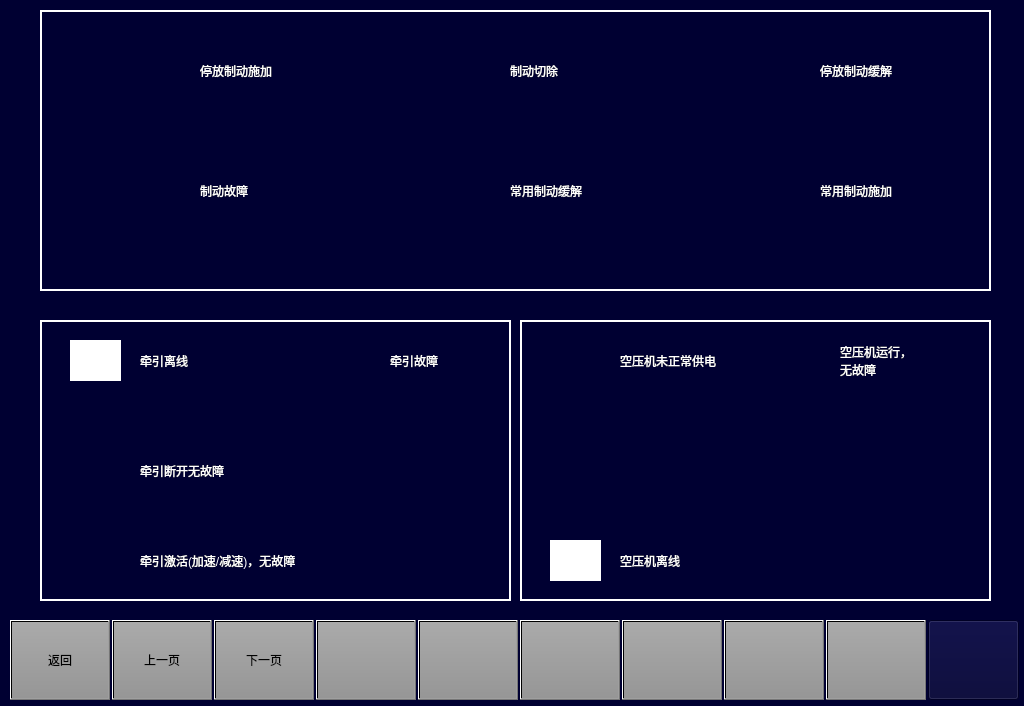
<?xml version="1.0" encoding="UTF-8"?>
<ui version="4.0">
 <class>HelpPage4</class>
 <widget class="QWidget" name="HelpPage4">
  <property name="geometry">
   <rect>
    <x>0</x>
    <y>0</y>
    <width>1024</width>
    <height>706</height>
   </rect>
  </property>
  <property name="windowTitle">
   <string>Form</string>
  </property>
  <property name="styleSheet">
   <string notr="true">background-color: rgb(0, 0, 50);</string>
  </property>
  <widget class="QPushButton" name="BTN5">
   <property name="geometry">
    <rect>
     <x>418</x>
     <y>620</y>
     <width>100</width>
     <height>80</height>
    </rect>
   </property>
   <property name="focusPolicy">
    <enum>Qt::NoFocus</enum>
   </property>
   <property name="styleSheet">
    <string notr="true">	font: 20px, &quot;微软雅黑&quot;;
    color: black;
	transparent;background:qlineargradient(spread:pad,x1:0,y1:0,x2:0,y2:1,stop:0 rgba(170,170,170,255),stop:1 rgba(150,150,150,255));
</string>
   </property>
   <property name="text">
    <string/>
   </property>
  </widget>
  <widget class="QPushButton" name="BTN1">
   <property name="geometry">
    <rect>
     <x>10</x>
     <y>620</y>
     <width>100</width>
     <height>80</height>
    </rect>
   </property>
   <property name="focusPolicy">
    <enum>Qt::NoFocus</enum>
   </property>
   <property name="styleSheet">
    <string notr="true">font: 20px, &quot;微软雅黑&quot;;color: black;transparent;background:qlineargradient(spread:pad,x1:0,y1:0,x2:0,y2:1,stop:0 rgba(170,170,170,255),stop:1 rgba(150,150,150,255));</string>
   </property>
   <property name="text">
    <string>返回</string>
   </property>
  </widget>
  <widget class="QPushButton" name="BTN8">
   <property name="geometry">
    <rect>
     <x>724</x>
     <y>620</y>
     <width>100</width>
     <height>80</height>
    </rect>
   </property>
   <property name="focusPolicy">
    <enum>Qt::NoFocus</enum>
   </property>
   <property name="styleSheet">
    <string notr="true">	font: 20px, &quot;微软雅黑&quot;;
    color: black;
	transparent;background:qlineargradient(spread:pad,x1:0,y1:0,x2:0,y2:1,stop:0 rgba(170,170,170,255),stop:1 rgba(150,150,150,255));
</string>
   </property>
   <property name="text">
    <string/>
   </property>
  </widget>
  <widget class="QPushButton" name="BTNHome">
   <property name="geometry">
    <rect>
     <x>928</x>
     <y>620</y>
     <width>91</width>
     <height>80</height>
    </rect>
   </property>
   <property name="focusPolicy">
    <enum>Qt::NoFocus</enum>
   </property>
   <property name="styleSheet">
    <string notr="true">border-image: url(:/images/image/Home.png);</string>
   </property>
   <property name="text">
    <string/>
   </property>
  </widget>
  <widget class="QPushButton" name="BTN4">
   <property name="geometry">
    <rect>
     <x>316</x>
     <y>620</y>
     <width>100</width>
     <height>80</height>
    </rect>
   </property>
   <property name="focusPolicy">
    <enum>Qt::NoFocus</enum>
   </property>
   <property name="styleSheet">
    <string notr="true">	font: 20px, &quot;微软雅黑&quot;;
    color: black;
	transparent;background:qlineargradient(spread:pad,x1:0,y1:0,x2:0,y2:1,stop:0 rgba(170,170,170,255),stop:1 rgba(150,150,150,255));
</string>
   </property>
   <property name="text">
    <string/>
   </property>
  </widget>
  <widget class="QPushButton" name="BTN3">
   <property name="geometry">
    <rect>
     <x>214</x>
     <y>620</y>
     <width>100</width>
     <height>80</height>
    </rect>
   </property>
   <property name="focusPolicy">
    <enum>Qt::NoFocus</enum>
   </property>
   <property name="styleSheet">
    <string notr="true">	font: 20px, &quot;微软雅黑&quot;;
    color: black;
	transparent;background:qlineargradient(spread:pad,x1:0,y1:0,x2:0,y2:1,stop:0 rgba(170,170,170,255),stop:1 rgba(150,150,150,255));
</string>
   </property>
   <property name="text">
    <string>下一页</string>
   </property>
  </widget>
  <widget class="QPushButton" name="BTN6">
   <property name="geometry">
    <rect>
     <x>520</x>
     <y>620</y>
     <width>100</width>
     <height>80</height>
    </rect>
   </property>
   <property name="focusPolicy">
    <enum>Qt::NoFocus</enum>
   </property>
   <property name="styleSheet">
    <string notr="true">	font: 20px, &quot;微软雅黑&quot;;
    color: black;
	transparent;background:qlineargradient(spread:pad,x1:0,y1:0,x2:0,y2:1,stop:0 rgba(170,170,170,255),stop:1 rgba(150,150,150,255));
</string>
   </property>
   <property name="text">
    <string/>
   </property>
  </widget>
  <widget class="QPushButton" name="BTN2">
   <property name="geometry">
    <rect>
     <x>112</x>
     <y>620</y>
     <width>100</width>
     <height>80</height>
    </rect>
   </property>
   <property name="focusPolicy">
    <enum>Qt::NoFocus</enum>
   </property>
   <property name="styleSheet">
    <string notr="true">font: 20px, &quot;微软雅黑&quot;;color: black;transparent;background:qlineargradient(spread:pad,x1:0,y1:0,x2:0,y2:1,stop:0 rgba(170,170,170,255),stop:1 rgba(150,150,150,255));</string>
   </property>
   <property name="text">
    <string>上一页</string>
   </property>
  </widget>
  <widget class="QPushButton" name="BTN9">
   <property name="geometry">
    <rect>
     <x>826</x>
     <y>620</y>
     <width>100</width>
     <height>80</height>
    </rect>
   </property>
   <property name="focusPolicy">
    <enum>Qt::NoFocus</enum>
   </property>
   <property name="styleSheet">
    <string notr="true">	font: 20px, &quot;微软雅黑&quot;;
    color: black;
	transparent;background:qlineargradient(spread:pad,x1:0,y1:0,x2:0,y2:1,stop:0 rgba(170,170,170,255),stop:1 rgba(150,150,150,255));
</string>
   </property>
   <property name="text">
    <string/>
   </property>
  </widget>
  <widget class="QPushButton" name="BTN7">
   <property name="geometry">
    <rect>
     <x>622</x>
     <y>620</y>
     <width>100</width>
     <height>80</height>
    </rect>
   </property>
   <property name="focusPolicy">
    <enum>Qt::NoFocus</enum>
   </property>
   <property name="styleSheet">
    <string notr="true">	font: 20px, &quot;微软雅黑&quot;;
    color: black;
	transparent;background:qlineargradient(spread:pad,x1:0,y1:0,x2:0,y2:1,stop:0 rgba(170,170,170,255),stop:1 rgba(150,150,150,255));
</string>
   </property>
   <property name="text">
    <string/>
   </property>
  </widget>
  <widget class="QLabel" name="label_14">
   <property name="geometry">
    <rect>
     <x>200</x>
     <y>60</y>
     <width>191</width>
     <height>21</height>
    </rect>
   </property>
   <property name="styleSheet">
    <string notr="true">color: rgb(255, 255, 255);
font:16px &quot;微软雅黑&quot;;</string>
   </property>
   <property name="text">
    <string>乘客紧急报警单元故障</string>
   </property>
  </widget>
  <widget class="QLabel" name="label_27">
   <property name="geometry">
    <rect>
     <x>40</x>
     <y>10</y>
     <width>951</width>
     <height>281</height>
    </rect>
   </property>
   <property name="styleSheet">
    <string notr="true">background-color: rgb(0, 0, 50);
border:2px solid;
border-color: rgb(255, 255, 255);</string>
   </property>
   <property name="text">
    <string/>
   </property>
  </widget>
  <widget class="QLabel" name="label_21">
   <property name="geometry">
    <rect>
     <x>130</x>
     <y>50</y>
     <width>51</width>
     <height>41</height>
    </rect>
   </property>
   <property name="styleSheet">
    <string notr="true">border-image: url(:/images/image/bcupbapp.png);</string>
   </property>
   <property name="text">
    <string/>
   </property>
  </widget>
  <widget class="QLabel" name="label_22">
   <property name="geometry">
    <rect>
     <x>440</x>
     <y>50</y>
     <width>51</width>
     <height>41</height>
    </rect>
   </property>
   <property name="styleSheet">
    <string notr="true">border-image: url(:/images/image/doorcutoff.png);</string>
   </property>
   <property name="text">
    <string/>
   </property>
  </widget>
  <widget class="QLabel" name="label_15">
   <property name="geometry">
    <rect>
     <x>510</x>
     <y>60</y>
     <width>101</width>
     <height>21</height>
    </rect>
   </property>
   <property name="styleSheet">
    <string notr="true">color: rgb(255, 255, 255);
font:16px &quot;微软雅黑&quot;;</string>
   </property>
   <property name="text">
    <string>制动切除</string>
   </property>
  </widget>
  <widget class="QLabel" name="label_16">
   <property name="geometry">
    <rect>
     <x>200</x>
     <y>60</y>
     <width>131</width>
     <height>21</height>
    </rect>
   </property>
   <property name="styleSheet">
    <string notr="true">color: rgb(255, 255, 255);
font:16px &quot;微软雅黑&quot;;</string>
   </property>
   <property name="text">
    <string>停放制动施加</string>
   </property>
  </widget>
  <widget class="QLabel" name="label_23">
   <property name="geometry">
    <rect>
     <x>750</x>
     <y>50</y>
     <width>51</width>
     <height>41</height>
    </rect>
   </property>
   <property name="styleSheet">
    <string notr="true">border-image: url(:/images/image/bcupbaoff.png);</string>
   </property>
   <property name="text">
    <string/>
   </property>
  </widget>
  <widget class="QLabel" name="label_17">
   <property name="geometry">
    <rect>
     <x>820</x>
     <y>60</y>
     <width>101</width>
     <height>21</height>
    </rect>
   </property>
   <property name="styleSheet">
    <string notr="true">color: rgb(255, 255, 255);
font:16px &quot;微软雅黑&quot;;</string>
   </property>
   <property name="text">
    <string>停放制动缓解</string>
   </property>
  </widget>
  <widget class="QLabel" name="label_24">
   <property name="geometry">
    <rect>
     <x>130</x>
     <y>170</y>
     <width>51</width>
     <height>41</height>
    </rect>
   </property>
   <property name="styleSheet">
    <string notr="true">border-image: url(:/images/image/bcufault.png);</string>
   </property>
   <property name="text">
    <string/>
   </property>
  </widget>
  <widget class="QLabel" name="label_18">
   <property name="geometry">
    <rect>
     <x>200</x>
     <y>180</y>
     <width>131</width>
     <height>21</height>
    </rect>
   </property>
   <property name="styleSheet">
    <string notr="true">color: rgb(255, 255, 255);
font:16px &quot;微软雅黑&quot;;</string>
   </property>
   <property name="text">
    <string>制动故障</string>
   </property>
  </widget>
  <widget class="QLabel" name="label_25">
   <property name="geometry">
    <rect>
     <x>440</x>
     <y>170</y>
     <width>51</width>
     <height>41</height>
    </rect>
   </property>
   <property name="styleSheet">
    <string notr="true">border-image: url(:/images/image/bcurelease.png);</string>
   </property>
   <property name="text">
    <string/>
   </property>
  </widget>
  <widget class="QLabel" name="label_19">
   <property name="geometry">
    <rect>
     <x>510</x>
     <y>180</y>
     <width>131</width>
     <height>21</height>
    </rect>
   </property>
   <property name="styleSheet">
    <string notr="true">color: rgb(255, 255, 255);
font:16px &quot;微软雅黑&quot;;</string>
   </property>
   <property name="text">
    <string>常用制动缓解</string>
   </property>
  </widget>
  <widget class="QLabel" name="label_26">
   <property name="geometry">
    <rect>
     <x>750</x>
     <y>170</y>
     <width>51</width>
     <height>41</height>
    </rect>
   </property>
   <property name="styleSheet">
    <string notr="true">border-image: url(:/images/image/bcuapp.png);</string>
   </property>
   <property name="text">
    <string/>
   </property>
  </widget>
  <widget class="QLabel" name="label_20">
   <property name="geometry">
    <rect>
     <x>820</x>
     <y>180</y>
     <width>131</width>
     <height>21</height>
    </rect>
   </property>
   <property name="styleSheet">
    <string notr="true">color: rgb(255, 255, 255);
font:16px &quot;微软雅黑&quot;;</string>
   </property>
   <property name="text">
    <string>常用制动施加</string>
   </property>
  </widget>
  <widget class="QLabel" name="label_28">
   <property name="geometry">
    <rect>
     <x>40</x>
     <y>320</y>
     <width>471</width>
     <height>281</height>
    </rect>
   </property>
   <property name="styleSheet">
    <string notr="true">background-color: rgb(0, 0, 50);
border:2px solid;
border-color: rgb(255, 255, 255);</string>
   </property>
   <property name="text">
    <string/>
   </property>
  </widget>
  <widget class="QLabel" name="label_29">
   <property name="geometry">
    <rect>
     <x>520</x>
     <y>320</y>
     <width>471</width>
     <height>281</height>
    </rect>
   </property>
   <property name="styleSheet">
    <string notr="true">background-color: rgb(0, 0, 50);
border:2px solid;
border-color: rgb(255, 255, 255);</string>
   </property>
   <property name="text">
    <string/>
   </property>
  </widget>
  <widget class="QLabel" name="label_30">
   <property name="geometry">
    <rect>
     <x>70</x>
     <y>340</y>
     <width>51</width>
     <height>41</height>
    </rect>
   </property>
   <property name="styleSheet">
    <string notr="true">background-color: rgb(255, 255, 255);</string>
   </property>
   <property name="text">
    <string/>
   </property>
  </widget>
  <widget class="QLabel" name="label_31">
   <property name="geometry">
    <rect>
     <x>140</x>
     <y>350</y>
     <width>131</width>
     <height>21</height>
    </rect>
   </property>
   <property name="styleSheet">
    <string notr="true">color: rgb(255, 255, 255);
font:16px &quot;微软雅黑&quot;;</string>
   </property>
   <property name="text">
    <string>牵引离线</string>
   </property>
  </widget>
  <widget class="QLabel" name="label_32">
   <property name="geometry">
    <rect>
     <x>320</x>
     <y>340</y>
     <width>51</width>
     <height>41</height>
    </rect>
   </property>
   <property name="styleSheet">
    <string notr="true">border-image: url(:/images/image/tcufault.png);</string>
   </property>
   <property name="text">
    <string/>
   </property>
  </widget>
  <widget class="QLabel" name="label_33">
   <property name="geometry">
    <rect>
     <x>390</x>
     <y>350</y>
     <width>91</width>
     <height>21</height>
    </rect>
   </property>
   <property name="styleSheet">
    <string notr="true">color: rgb(255, 255, 255);
font:16px &quot;微软雅黑&quot;;</string>
   </property>
   <property name="text">
    <string>牵引故障</string>
   </property>
  </widget>
  <widget class="QLabel" name="label_34">
   <property name="geometry">
    <rect>
     <x>70</x>
     <y>450</y>
     <width>51</width>
     <height>41</height>
    </rect>
   </property>
   <property name="styleSheet">
    <string notr="true">border-image: url(:/images/image/tcuoff.png);</string>
   </property>
   <property name="text">
    <string/>
   </property>
  </widget>
  <widget class="QLabel" name="label_35">
   <property name="geometry">
    <rect>
     <x>140</x>
     <y>460</y>
     <width>131</width>
     <height>21</height>
    </rect>
   </property>
   <property name="styleSheet">
    <string notr="true">color: rgb(255, 255, 255);
font:16px &quot;微软雅黑&quot;;</string>
   </property>
   <property name="text">
    <string>牵引断开无故障</string>
   </property>
  </widget>
  <widget class="QLabel" name="label_36">
   <property name="geometry">
    <rect>
     <x>140</x>
     <y>550</y>
     <width>221</width>
     <height>21</height>
    </rect>
   </property>
   <property name="styleSheet">
    <string notr="true">color: rgb(255, 255, 255);
font:16px &quot;微软雅黑&quot;;</string>
   </property>
   <property name="text">
    <string>牵引激活(加速/减速)，无故障</string>
   </property>
  </widget>
  <widget class="QLabel" name="label_37">
   <property name="geometry">
    <rect>
     <x>70</x>
     <y>540</y>
     <width>51</width>
     <height>41</height>
    </rect>
   </property>
   <property name="styleSheet">
    <string notr="true">border-image: url(:/images/image/tcurun.png);</string>
   </property>
   <property name="text">
    <string/>
   </property>
  </widget>
  <widget class="QLabel" name="label_38">
   <property name="geometry">
    <rect>
     <x>550</x>
     <y>340</y>
     <width>51</width>
     <height>41</height>
    </rect>
   </property>
   <property name="styleSheet">
    <string notr="true">border-image: url(:/images/image/ACPfault.png);</string>
   </property>
   <property name="text">
    <string/>
   </property>
  </widget>
  <widget class="QLabel" name="label_39">
   <property name="geometry">
    <rect>
     <x>620</x>
     <y>350</y>
     <width>131</width>
     <height>21</height>
    </rect>
   </property>
   <property name="styleSheet">
    <string notr="true">color: rgb(255, 255, 255);
font:16px &quot;微软雅黑&quot;;</string>
   </property>
   <property name="text">
    <string>空压机未正常供电</string>
   </property>
  </widget>
  <widget class="QLabel" name="label_40">
   <property name="geometry">
    <rect>
     <x>840</x>
     <y>340</y>
     <width>131</width>
     <height>41</height>
    </rect>
   </property>
   <property name="styleSheet">
    <string notr="true">color: rgb(255, 255, 255);
font:16px &quot;微软雅黑&quot;;</string>
   </property>
   <property name="text">
    <string>空压机运行，
无故障</string>
   </property>
  </widget>
  <widget class="QLabel" name="label_41">
   <property name="geometry">
    <rect>
     <x>770</x>
     <y>340</y>
     <width>51</width>
     <height>41</height>
    </rect>
   </property>
   <property name="styleSheet">
    <string notr="true">border-image: url(:/images/image/acprun.png);</string>
   </property>
   <property name="text">
    <string/>
   </property>
  </widget>
  <widget class="QLabel" name="label_44">
   <property name="geometry">
    <rect>
     <x>620</x>
     <y>550</y>
     <width>131</width>
     <height>21</height>
    </rect>
   </property>
   <property name="styleSheet">
    <string notr="true">color: rgb(255, 255, 255);
font:16px &quot;微软雅黑&quot;;</string>
   </property>
   <property name="text">
    <string>空压机离线</string>
   </property>
  </widget>
  <widget class="QLabel" name="label_45">
   <property name="geometry">
    <rect>
     <x>550</x>
     <y>540</y>
     <width>51</width>
     <height>41</height>
    </rect>
   </property>
   <property name="styleSheet">
    <string notr="true">background-color: rgb(255, 255, 255);</string>
   </property>
   <property name="text">
    <string/>
   </property>
  </widget>
 </widget>
 <resources/>
 <connections/>
</ui>
